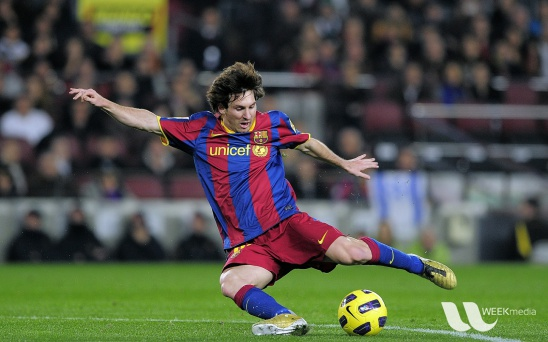
#> input picture Construct 2/Python/Урок 3/untitled2/messi5.jpg, 548 x 342 px
$ python 'Cool Project.py'
#> lines starting #> are read from the running program, lines starting #| are printed output that depends on the picture; after the words box and inside, x2 and y2 are one past the last pixel; in counts of white or black regions, pixels touching at a corner belong together; pictures that were not available may be replaced by others from this repository, and a replacement may not be noted
import cv2

img1 = cv2.imread('messi5.jpg')
#> img1 is the input picture: shape (342, 548, 3); mean B, G, R 72.4, 86, 82.2
img2 = cv2.imread('logo.jpg')
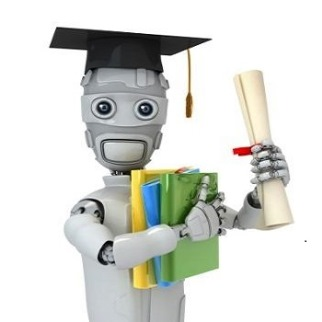
#> input picture Construct 2/Python/Урок 3/untitled2/ml.jpg, 322 x 322 px, given in place of logo.jpg, which was not available
#> img2 is the input picture: shape (322, 322, 3); mean B, G, R 213.3, 218.4, 216.4

rows,cols,channels = img2.shape
#> rows = 322; cols = 322; channels = 3
roi = img1[0:rows, 0:cols ]
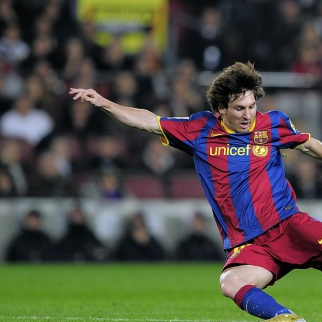
#> roi: shape (322, 322, 3); mean B, G, R 68.8, 77.9, 79.6

img2gray = cv2.cvtColor(img2,cv2.COLOR_BGR2GRAY)
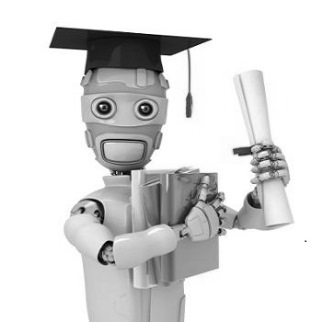
#> img2gray: shape (322, 322); min 0, max 255, mean 217.2
ret, mask = cv2.threshold(img2gray, 10, 255, cv2.THRESH_BINARY)
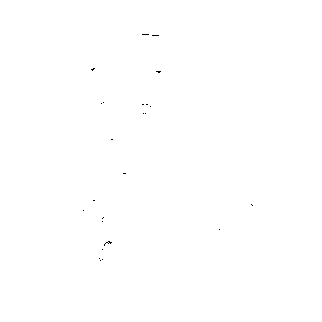
#> mask: shape (322, 322); 99.9% white; black in thin lines or dots, all inside (x1, y1, x2, y2) = (83, 34, 253, 261)
mask_inv = cv2.bitwise_not(mask)

img1_bg = cv2.bitwise_and(roi,roi,mask = mask_inv)

img2_fg = cv2.bitwise_and(img2,img2,mask = mask)

dst = cv2.add(img1_bg,img2_fg)
img1[0:rows, 0:cols ] = dst
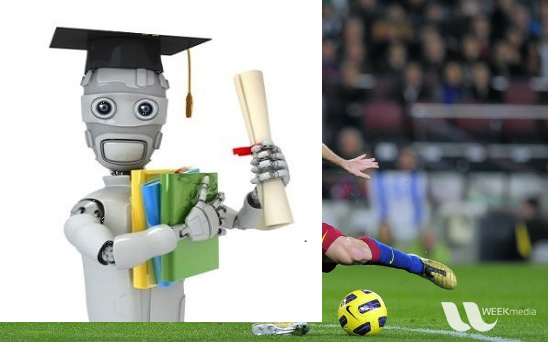
#> img1: shape (342, 548, 3); mean B, G, R 152.4, 163.8, 157.9

cv2.imshow('result',img1)
cv2.waitKey(0)
cv2.destroyAllWindows()
